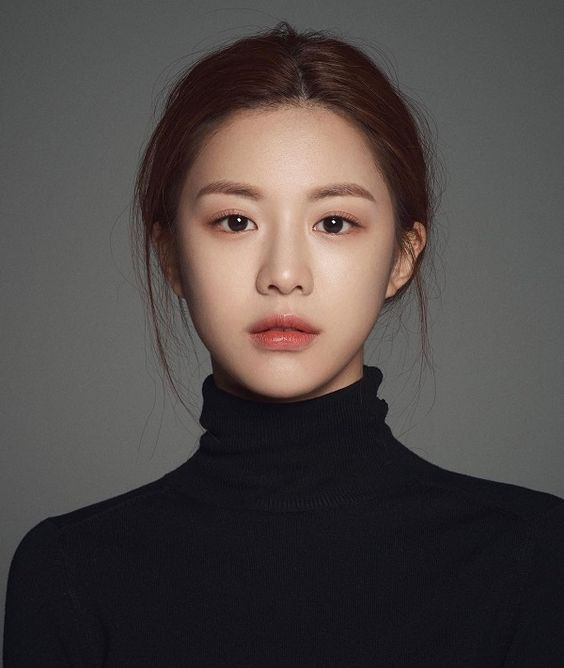
#> input picture image1.jpeg, 564 x 668 px
$ python 'average filter.py'
#> lines starting #> are read from the running program, lines starting #| are printed output that depends on the picture
import cv2
import numpy as np

# load the image
img = cv2.imread('image1.jpeg')
#> img is the input picture: shape (668, 564, 3); mean B, G, R 69.3, 70.9, 77.7

# define the kernel size for the average filter
kernel_size = (3, 3)

# create the kernel for the average filter
kernel = np.ones(kernel_size, np.float32) / (kernel_size[0] * kernel_size[1])

# apply the average filter to the image
filtered_img = cv2.filter2D(img, -1, kernel)

# display the original and filtered images side by side
combined_img = np.hstack([img, filtered_img])
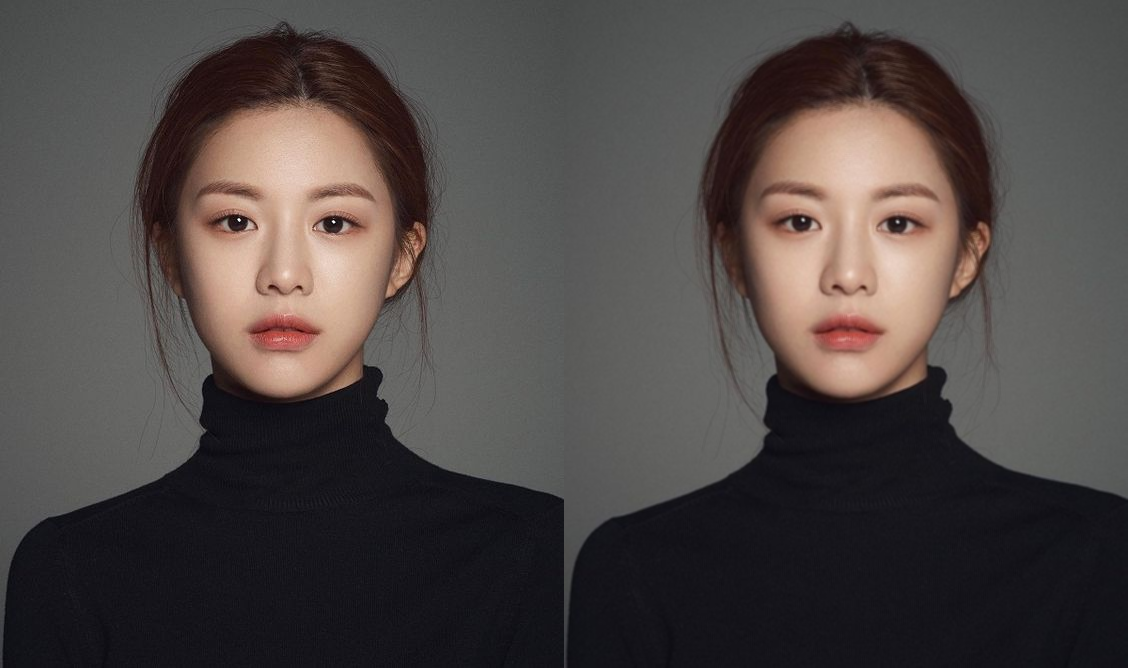
#> combined_img: shape (668, 1128, 3); mean B, G, R 69.3, 70.9, 77.7
cv2.imshow('Original vs Filtered', combined_img)
cv2.waitKey(0)
cv2.destroyAllWindows()

$ run again, with image2.jpeg copied over image1.jpeg
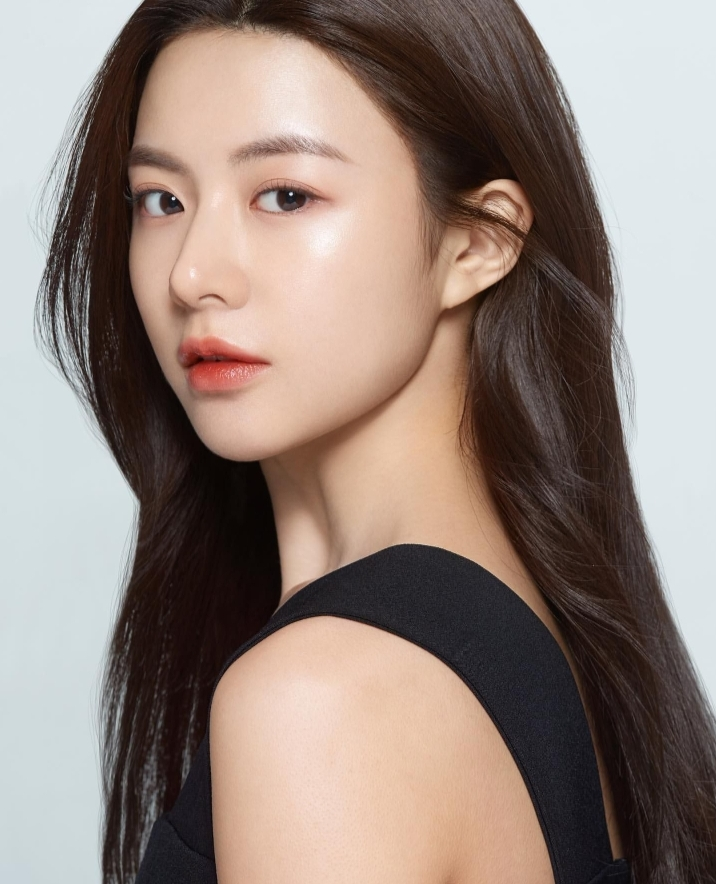
#> input picture image2.jpeg, 716 x 884 px
#> img is the input picture: shape (884, 716, 3); mean B, G, R 122.8, 130.9, 146.7
#> `combined_img = np.hstack([img, filtered_img])`:
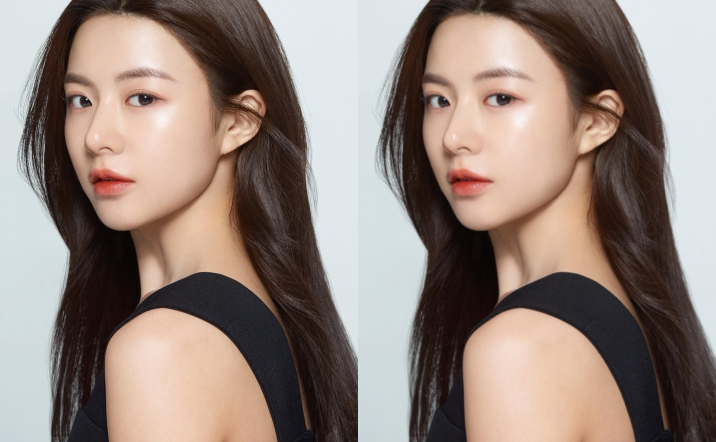
#> combined_img: shape (884, 1432, 3) (shown at 1/2 size); mean B, G, R 122.8, 130.9, 146.7

$ run again, with image3.jpeg copied over image1.jpeg
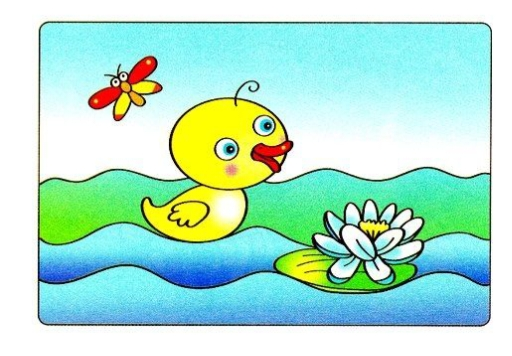
#> input picture image3.jpeg, 512 x 356 px
#> img is the input picture: shape (356, 512, 3); mean B, G, R 206.9, 227.4, 175.5
#> `filtered_img = cv2.filter2D(img, -1, kernel)`:
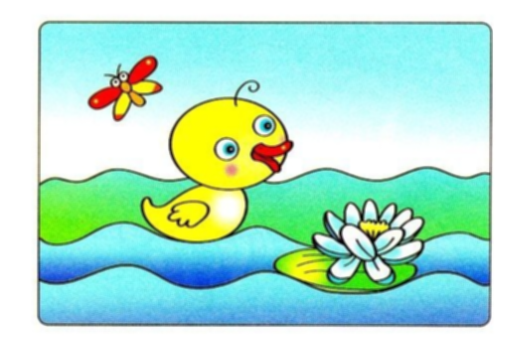
#> filtered_img: shape (356, 512, 3); mean B, G, R 206.9, 227.4, 175.5
#> `combined_img = np.hstack([img, filtered_img])`:
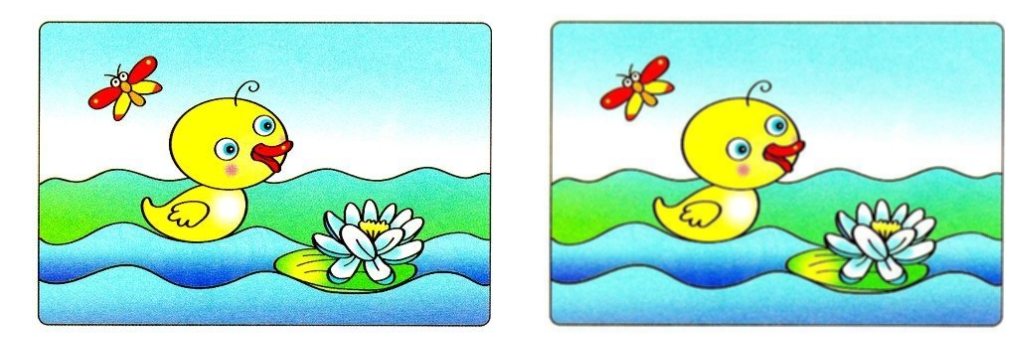
#> combined_img: shape (356, 1024, 3); mean B, G, R 206.9, 227.4, 175.5

$ run again, with image4.jpeg copied over image1.jpeg
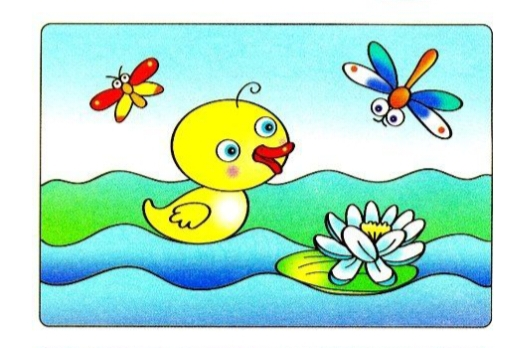
#> input picture image4.jpeg, 512 x 348 px
#> img is the input picture: shape (348, 512, 3); mean B, G, R 203.8, 224.2, 174.1
#> `filtered_img = cv2.filter2D(img, -1, kernel)`:
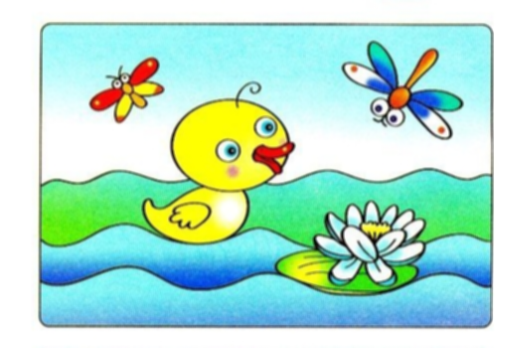
#> filtered_img: shape (348, 512, 3); mean B, G, R 203.8, 224.2, 174.1
#> `combined_img = np.hstack([img, filtered_img])`:
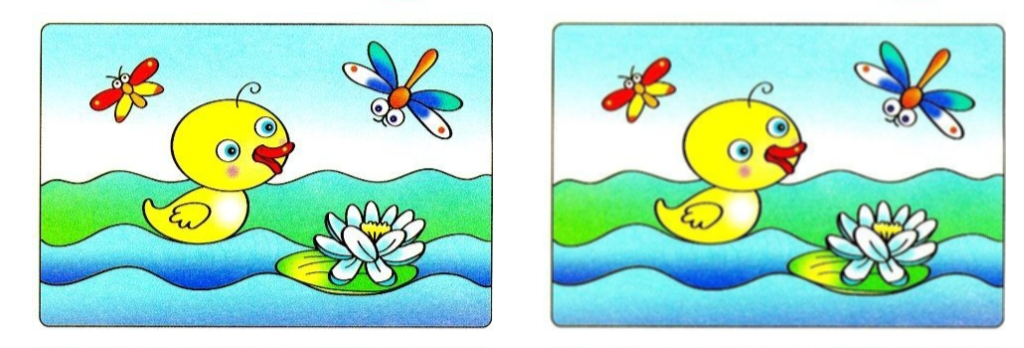
#> combined_img: shape (348, 1024, 3); mean B, G, R 203.8, 224.2, 174.1
